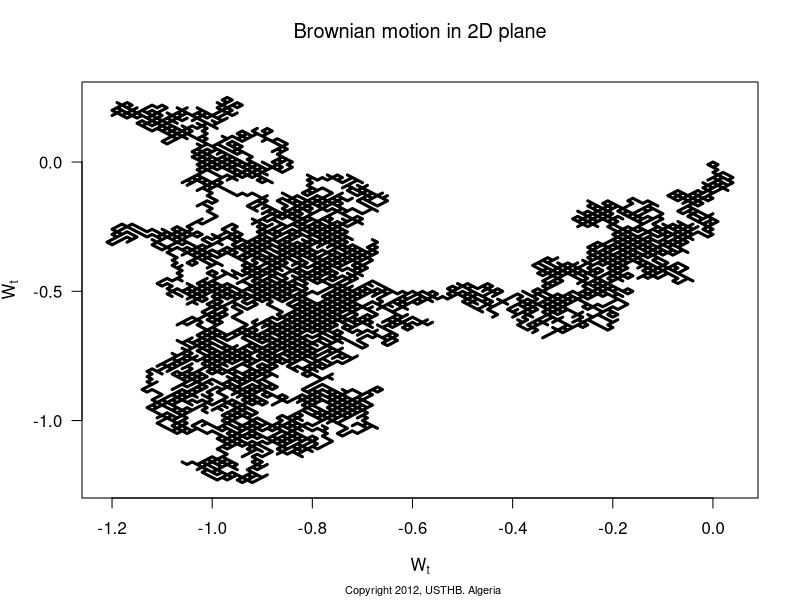

Write R code to recreate this figure.
## Sat Dec 25 16:15:16 2010
## Guidoum Arsalane (PG-PS/USTHB)
## Brownian trajectory in 2D (O,X,Y)
## N  Size of process  
## T  Final time
## t0 Initial time
## x0 Initial value

N=10000;t0=0;x0=0;T=1;
t = seq(t0,T,length=N+1)
dt = (T-t0)/N
u = runif(N,0,1)
o = rep(1,N)
o[ which( u < 0.5) ]= -1
w1 = c(x0,cumsum(o)*sqrt(dt))
u1 = runif(N,0,1)
o1 = rep(1,N)
o1[ which( u1 < 0.5) ]= -1
w2 = c(x0,cumsum(o1)*sqrt(dt))
plot(w1,w2,las=1,lwd=3,type="l",xlab=expression(W[t]),ylab=expression(W[t]))
mtext("Brownian motion in 2D plane",line=2,cex=1.2) 
mtext(paste("  Copyright 2012, USTHB. Algeria"),
      side = 1, line = 4, adj = 0.5, cex = .66)


